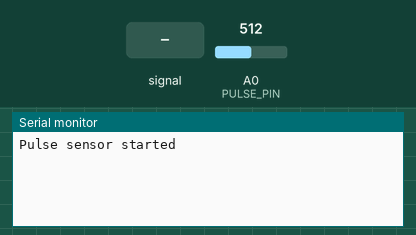
Simulated run of this sketch. Board: Arduino Nano, built with avr-gcc and run on an emulated ATmega328P. Shown: the last lines printed to the serial monitor. The inputs (shaded band) are chosen by the test bench; at power-on: A0 (PULSE_PIN) = 512.

Above: at 2.2 s.
2.3 s: A0 (PULSE_PIN) fed a 2 Hz sine of ±306 counts around its level
At 3.4 s:
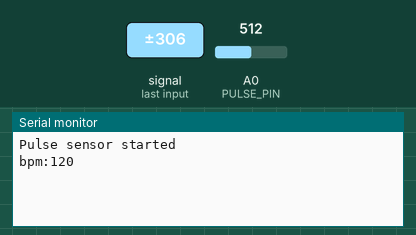
5.0 s: A0 (PULSE_PIN) set to 560
At 5.5 s:
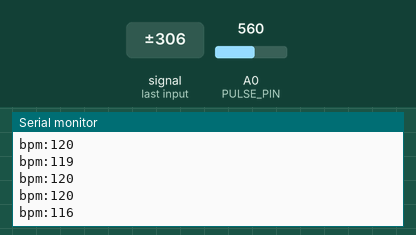
Timing chart, 0 to 8.0 s (numbered marks = the images above; inputs shaded):
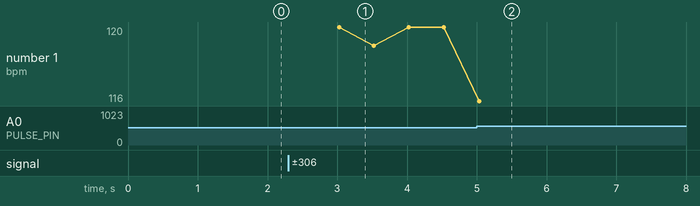

The sketch:

pulse_sensor_test_copy_20260511032403.ino
```cpp
// Pulse Sensor + Arduino Nano 33 BLE
// Wiring:
// Red    -> 3.3V
// Black  -> GND
// Purple -> A0

const int PULSE_PIN = A0;

// ===== 可调参数 =====
int THRESHOLD = 550;          // 心跳峰值阈值：如果一直没 BPM，调低；误判太多，调高
int SAMPLE_DELAY = 2;         // 采样间隔 ms：建议 2，不要太大
int MIN_BPM = 45;             // 最低合理 BPM
int MAX_BPM = 180;            // 最高合理 BPM
int SMOOTHING = 8;            // 平滑程度：越大越稳，但反应越慢
// ====================

int signalValue = 0;
float smoothValue = 0;

bool wasAboveThreshold = false;

unsigned long lastBeatTime = 0;
int bpm = 0;

void setup() {
  Serial.begin(115200);
  delay(1000);

  smoothValue = analogRead(PULSE_PIN);

  Serial.println("Pulse sensor started");
}

void loop() {
  signalValue = analogRead(PULSE_PIN);

  // 简单平滑滤波
  smoothValue = smoothValue + (signalValue - smoothValue) / SMOOTHING;

  bool isAboveThreshold = smoothValue > THRESHOLD;

  // 从低于阈值变成高于阈值，认为检测到一次心跳
  if (isAboveThreshold && !wasAboveThreshold) {
    unsigned long now = millis();
    unsigned long interval = now - lastBeatTime;

    if (lastBeatTime > 0) {
      int currentBpm = 60000 / interval;

      if (currentBpm >= MIN_BPM && currentBpm <= MAX_BPM) {
        bpm = currentBpm;

        Serial.print("bpm:");
        Serial.println(bpm);
      }
    }

    lastBeatTime = now;
  }

  wasAboveThreshold = isAboveThreshold;

  delay(SAMPLE_DELAY);
}
```

Measured:
- after the input at 2.3 s, the serial monitor: prints a new line after 0.73 s (image 1)
- after the input at 5.0 s, the serial monitor: prints a new line at once (image 2)
- plotted number 1: 120 → 116 after the input at 5.0 s
